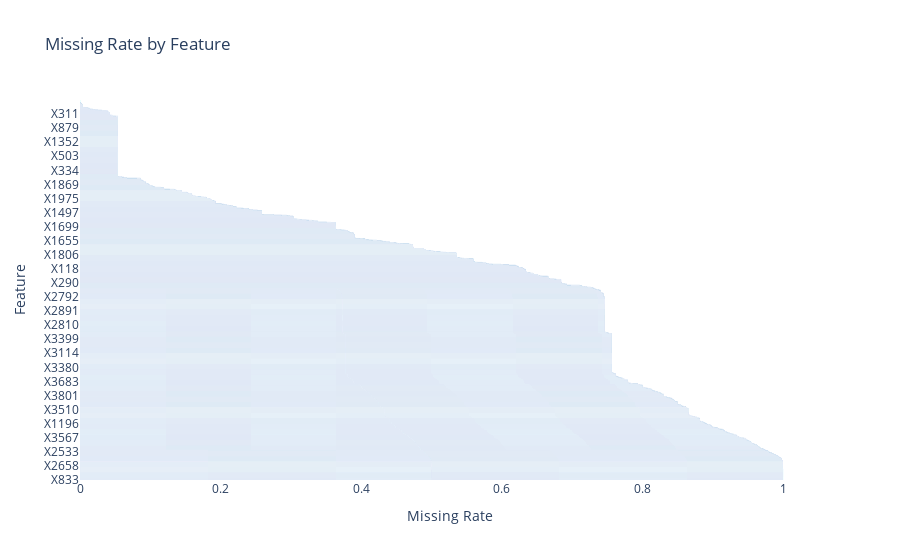

Source (notebook cell):
### Code cell
import plotly.express as px

# 计算每个特征的缺失值个数
missing_values_count = train.isnull().sum()

# 计算每个特征的缺失率
missing_values_rate = missing_values_count / len(train)

# 将缺失率按降序排列
missing_values_rate = missing_values_rate.sort_values(ascending=False)

# 创建一个DataFrame来存储缺失率数据，以便使用Plotly
missing_rate_df = missing_values_rate.reset_index()
missing_rate_df.columns = ['Feature', 'Missing Rate']

# 绘制缺失率统计图，并设置条形颜色为深蓝色
fig = px.bar(missing_rate_df, x='Missing Rate', y='Feature', title='Missing Rate by Feature',
             orientation='h', text='Feature', labels={'Missing Rate': 'Missing Rate', 'Feature': 'Feature'},
             color_discrete_sequence=['#1f77b4'])  # 设置深蓝色

# 设置图表的背景颜色为白色
fig.update_layout(plot_bgcolor='white', paper_bgcolor='white')

# 显示图表
fig.show()

# 导出图表为HTML文件
fig.write_html('missing_rate_plot.html')

### Figure 1 — Plotly figure (JSON) as saved in the notebook; plotly's stock layout.template omitted (floating-point values rounded to 4 significant figures; data arrays with more than 128 entries replaced by an {"elided": "..."} marker saying what was removed)
{"data": [{"alignmentgroup": "True", "hovertemplate": "Missing Rate=%{x}<br>Feature=%{text}<extra></extra>", "legendgroup": "", "marker": {"color": "#1f77b4", "pattern": {"shape": ""}}, "name": "", "offsetgroup": "", "orientation": "h", "showlegend": false, "text": {"elided": "3807 str values"}, "textposition": "auto", "type": "bar", "x": {"elided": "3807 float values"}, "xaxis": "x", "y": {"elided": "3807 str values"}, "yaxis": "y"}], "layout": {"autosize": true, "barmode": "relative", "legend": {"tracegroupgap": 0}, "paper_bgcolor": "white", "plot_bgcolor": "white", "title": {"text": "Missing Rate by Feature"}, "xaxis": {"anchor": "y", "autorange": true, "domain": [0, 1], "range": [0, 1.053], "title": {"text": "Missing Rate"}, "type": "linear"}, "yaxis": {"anchor": "x", "autorange": true, "domain": [0, 1], "range": [-0.5, 3806.0], "title": {"text": "Feature"}, "type": "category"}}}
